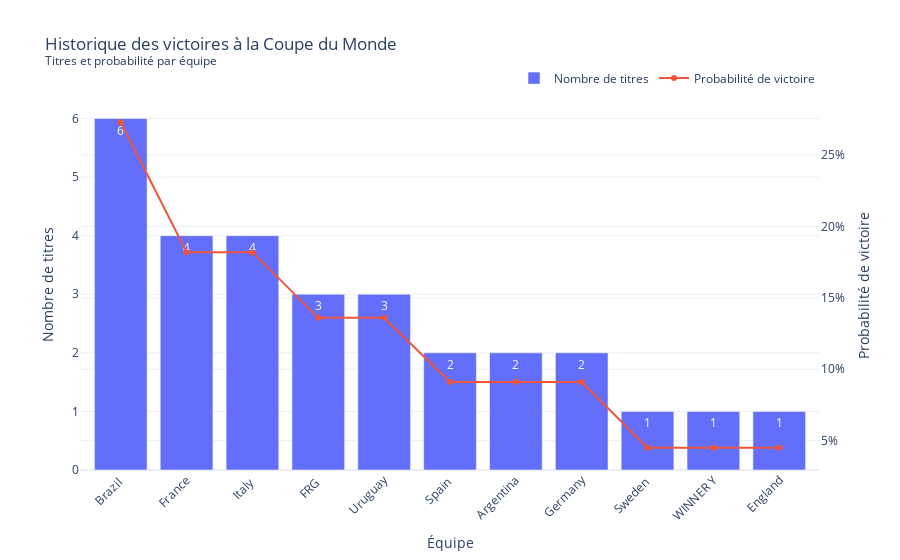

Write notebook code for a chart like this one.
### Code cell
import plotly.graph_objects as go

fig = go.Figure()

# Barres : nombre de titres
fig.add_trace(
    go.Bar(
        x=df_matches["team"],
        y=df_matches["titles"],
        name="Nombre de titres",
        text=df_matches["titles"],
        textposition="auto"
    )
)

# Ligne : probabilité
fig.add_trace(
    go.Scatter(
        x=df_matches["team"],
        y=df_matches["probability"],
        name="Probabilité de victoire",
        yaxis="y2",
        mode="lines+markers",
        text=(df_matches["probability"] * 100).round(1).astype(str) + "%",
        hovertemplate="%{text}"
    )
)

# Layout
fig.update_layout(
    title="Historique des victoires à la Coupe du Monde<br><sup>Titres et probabilité par équipe</sup>",
    xaxis=dict(
        title="Équipe",
        tickangle=-45
    ),
    yaxis=dict(
        title="Nombre de titres"
    ),
    yaxis2=dict(
        title="Probabilité de victoire",
        overlaying="y",
        side="right",
        tickformat=".0%"
    ),
    template="plotly_white",
    legend=dict(
        orientation="h",
        yanchor="bottom",
        y=1.02,
        xanchor="right",
        x=1
    )
)

fig.show()

### Figure 1 — Plotly figure (JSON) as saved in the notebook; plotly's stock layout.template omitted (floating-point values rounded to 4 significant figures)
{"data": [{"name": "Nombre de titres", "text": [6, 4, 4, 3, 3, 2, 2, 2, 1, 1, 1], "textposition": "auto", "type": "bar", "x": ["Brazil ", "France", "Italy ", "FRG ", "Uruguay", "Spain ", "Argentina", "Germany", "Sweden ", "WINNER Y", "England"], "y": [6, 4, 4, 3, 3, 2, 2, 2, 1, 1, 1]}, {"hovertemplate": "%{text}", "mode": "lines+markers", "name": "Probabilité de victoire", "text": ["27.3%", "18.2%", "18.2%", "13.6%", "13.6%", "9.1%", "9.1%", "9.1%", "4.5%", "4.5%", "4.5%"], "type": "scatter", "x": ["Brazil ", "France", "Italy ", "FRG ", "Uruguay", "Spain ", "Argentina", "Germany", "Sweden ", "WINNER Y", "England"], "y": [0.273, 0.182, 0.182, 0.136, 0.136, 0.091, 0.091, 0.091, 0.045, 0.045, 0.045], "yaxis": "y2"}], "layout": {"legend": {"orientation": "h", "x": 1, "xanchor": "right", "y": 1.02, "yanchor": "bottom"}, "title": {"text": "Historique des victoires à la Coupe du Monde<br><sup>Titres et probabilité par équipe</sup>"}, "xaxis": {"tickangle": -45, "title": {"text": "Équipe"}}, "yaxis": {"title": {"text": "Nombre de titres"}}, "yaxis2": {"overlaying": "y", "side": "right", "tickformat": ".0%", "title": {"text": "Probabilité de victoire"}}}}
